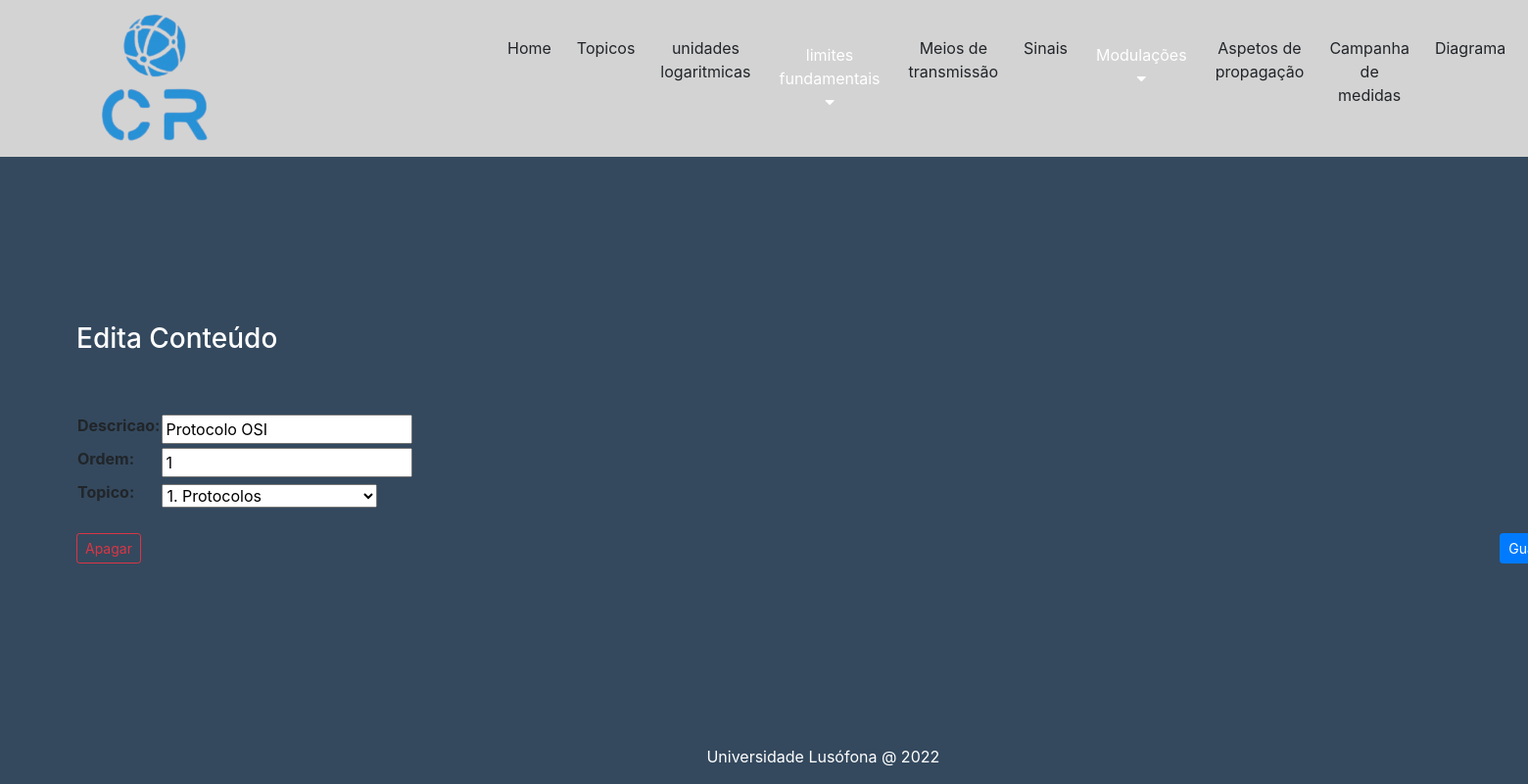
The page /edita_conteudo/1 on the database its author committed.
### core/models.py (models this page shows, shortened)
class Conteudo(models.Model):
    descricao = models.CharField(max_length=200)
    ordem = models.IntegerField()
    topico = models.ForeignKey(Topico, related_name='conteudos', on_delete=models.CASCADE)

class Topico(models.Model):
    nome = models.CharField(max_length=50)
    ordem = models.IntegerField()
    def __str__(self):
        return f'{self.ordem}. {self.nome}'

### core/views.py (the view)
# urls.py: path("edita_conteudo/<int:conteudo_id>", views.edita_conteudo_view, name='edita_conteudo'),
def edita_conteudo_view(request, conteudo_id):
    conteudo = Conteudo.objects.get(id=conteudo_id)
    conteudo_form = ConteudoForm(request.POST or None, instance=conteudo)
    if request.method == "POST" and conteudo_form.is_valid():
        conteudo_form.save()
        return redirect('core:edita_topicos')
    context = {'conteudo_form':conteudo_form, 'conteudo_id':conteudo_id}
    return render(request, 'core/edita_conteudo.html', context)

### core/forms.py
class ConteudoForm(ModelForm):
    class Meta:
        model = Conteudo
        fields = '__all__'

### templates/core/edita_conteudo.html (shortened to what this page needs)
{% extends "layout.html" %}
{% block main %}
    <h3>Edita Conteúdo</h3>
    <div>
        <form action=" {% url 'core:edita_conteudo' conteudo_id %}" method="POST">
            <table>
                {{conteudo_form}}
            </table>
            <div class="botoes">
                <a href="{% url 'core:apaga_conteudo' conteudo_id %}" class="btn btn-outline-danger btn-sm">Apagar</a>
                <input type="submit" value="Guardar" class="btn btn-primary btn-sm">
            </div>
        </form>
    </div>
{% endblock main %}

### static/styles.css (style rules this page uses)
body { height: 100vh; display: grid; grid-template-rows: 20vh 1fr 7vh; background-color: #34495e; }
main>div { width: 100%; }
div.botoes { width:100%; display: flex; flex-direction: row; justify-content: space-between; margin-top: 2ch; }

### templates/core/edita_conteudo.html (style rules this page uses)
h3 { color: white; }

### rows shown on the page
Conteudo: descricao "Protocolo OSI", topico "1. Protocolos"
Topico: ordem "1"
